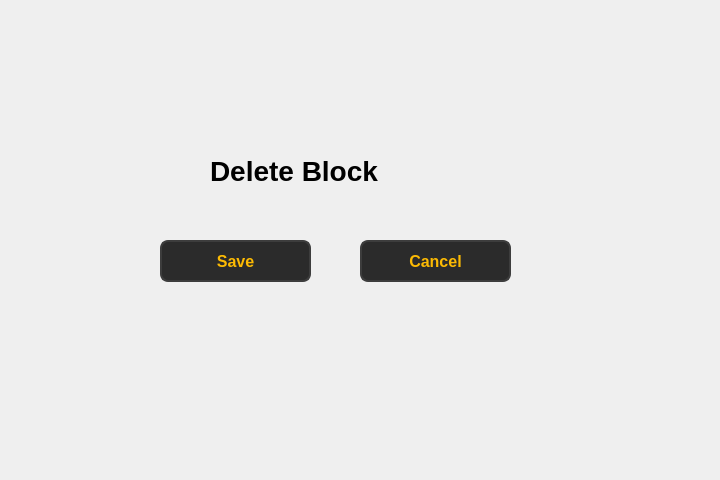
<?xml version="1.0" encoding="UTF-8"?>
<ui version="4.0">
 <class>Form</class>
 <widget class="QWidget" name="Form">
  <property name="geometry">
   <rect>
    <x>0</x>
    <y>0</y>
    <width>720</width>
    <height>480</height>
   </rect>
  </property>
  <property name="windowTitle">
   <string>Form</string>
  </property>
  <widget class="QPushButton" name="pushButton_7">
   <property name="geometry">
    <rect>
     <x>360</x>
     <y>240</y>
     <width>151</width>
     <height>42</height>
    </rect>
   </property>
   <property name="styleSheet">
    <string notr="true">QPushButton {
        background-color: #2b2b2b;  
        color: #fcba03;              
        border: 2px solid #3d3d3d;      
        border-radius: 8px;          
        padding: 8px 16px;            
        font-size: 16px;            
        font-weight: bold;
    
    }

    QPushButton:hover {
        background-color: #fcba03;
		 color: #000000;
        border: 2px solid #5a5a5a;    
    }

    QPushButton:pressed {
        background-color: #1a1a1a;      
        border: 2px solid #2b2b2b;      
    }</string>
   </property>
   <property name="text">
    <string>Cancel</string>
   </property>
  </widget>
  <widget class="QPushButton" name="pushButton_6">
   <property name="geometry">
    <rect>
     <x>160</x>
     <y>240</y>
     <width>151</width>
     <height>42</height>
    </rect>
   </property>
   <property name="styleSheet">
    <string notr="true">QPushButton {
        background-color: #2b2b2b;  
        color: #fcba03;              
        border: 2px solid #3d3d3d;      
        border-radius: 8px;          
        padding: 8px 16px;            
        font-size: 16px;            
        font-weight: bold;
    
    }

    QPushButton:hover {
        background-color: #fcba03;
		 color: #000000;
        border: 2px solid #5a5a5a;    
    }

    QPushButton:pressed {
        background-color: #1a1a1a;      
        border: 2px solid #2b2b2b;      
    }</string>
   </property>
   <property name="text">
    <string>Save</string>
   </property>
  </widget>
  <widget class="QLabel" name="label">
   <property name="geometry">
    <rect>
     <x>210</x>
     <y>150</y>
     <width>211</width>
     <height>41</height>
    </rect>
   </property>
   <property name="font">
    <font>
     <pointsize>21</pointsize>
     <bold>true</bold>
    </font>
   </property>
   <property name="text">
    <string>Delete Block</string>
   </property>
  </widget>
 </widget>
 <resources/>
 <connections/>
</ui>
